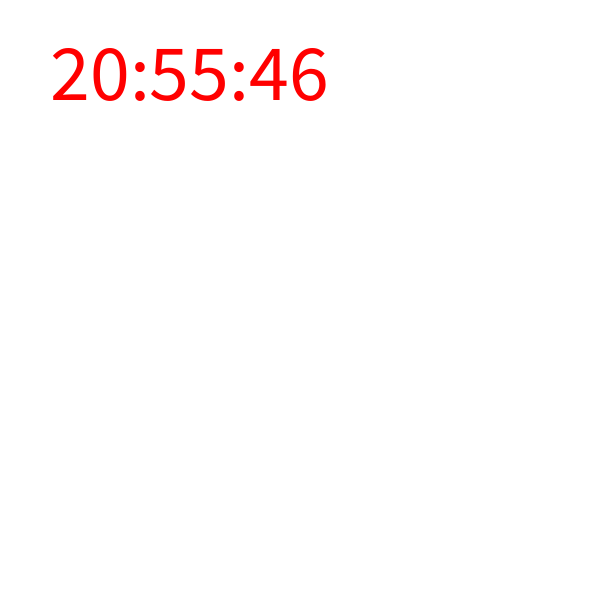
Frame 1 (no input)
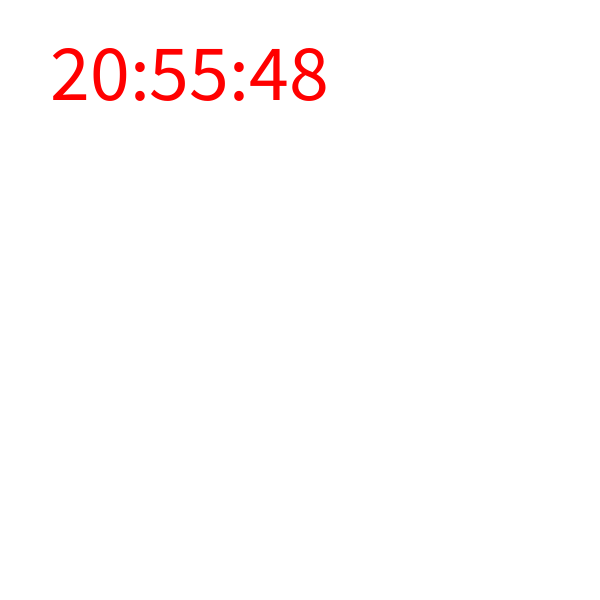
Frame 60 (the mouse pressed at the canvas centre just before this capture)
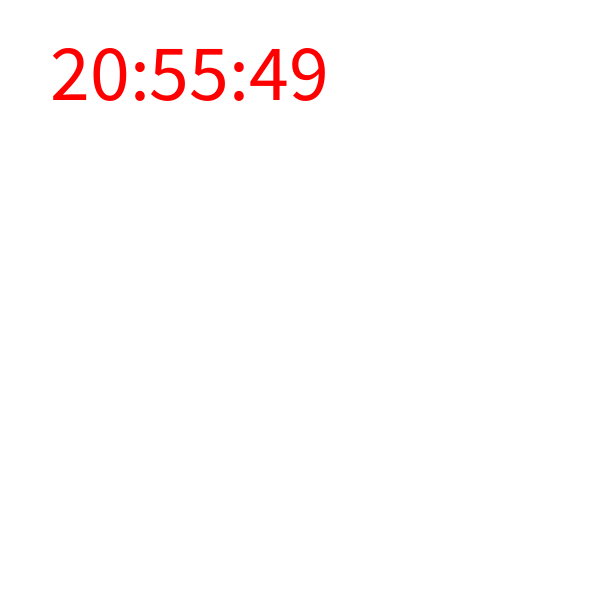
Frame 120 (the mouse held since frame 60 and released just before this capture)

The Processing sketch that drew these frames (run headless with seeded random() and noise(); from frame 60 on, the mouse is pressed at the canvas centre):

// Processing sketch: step03_1_nf_number_format
// ── step03_1_nf_number_format.pde
void setup(){
  size(600,600);
  fill(255,0,0);
  textSize(80);
}
void draw(){
  background(255);//白
  String hh=nf(hour(),2);
  String mm=nf(minute(),2);
  String ss=nf(second(),2);
  text(hh+":"+mm+":"+ss, 50,100);
  //text(hour() +":"+ minute()+":"+second(), 50,100);
}
